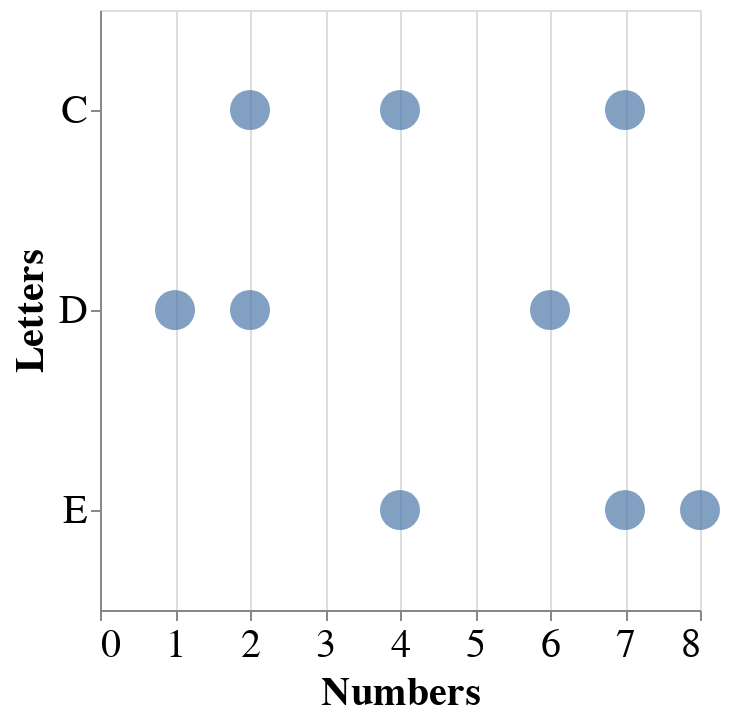

Notebook cell for this chart:
### Markdown cell above
## You Try!

Encode the `Numbers` column as the `x` position to make the visualization more useful.

### Code cell
alt.Chart(data).mark_circle().encode(
    alt.Y('Letters'),
    ## YOUR SOLUTION HERE
    alt.X('Numbers')
)

### Figure 1 — Vega-Lite specification as saved in the notebook (floating-point values rounded to 4 significant figures)
{"height": 300, "config": {"style": {"circle": {"size": 400}, "point": {"size": 30}, "square": {"size": 400}}, "legend": {"symbolSize": 20, "titleFontSize": 20, "labelFontSize": 20}, "axis": {"titleFontSize": 20, "labelFontSize": 20}}, "data": {"name": "data-e1f27bdda7bfd6fed066714f7c229752"}, "mark": "circle", "encoding": {"x": {"type": "quantitative", "field": "Numbers"}, "y": {"type": "nominal", "field": "Letters"}}, "$schema": "https://vega.github.io/schema/vega-lite/v4.0.2.json", "datasets": {"data-e1f27bdda7bfd6fed066714f7c229752": [{"Letters": "C", "Numbers": 2}, {"Letters": "C", "Numbers": 7}, {"Letters": "C", "Numbers": 4}, {"Letters": "D", "Numbers": 1}, {"Letters": "D", "Numbers": 2}, {"Letters": "D", "Numbers": 6}, {"Letters": "E", "Numbers": 8}, {"Letters": "E", "Numbers": 4}, {"Letters": "E", "Numbers": 7}]}}
